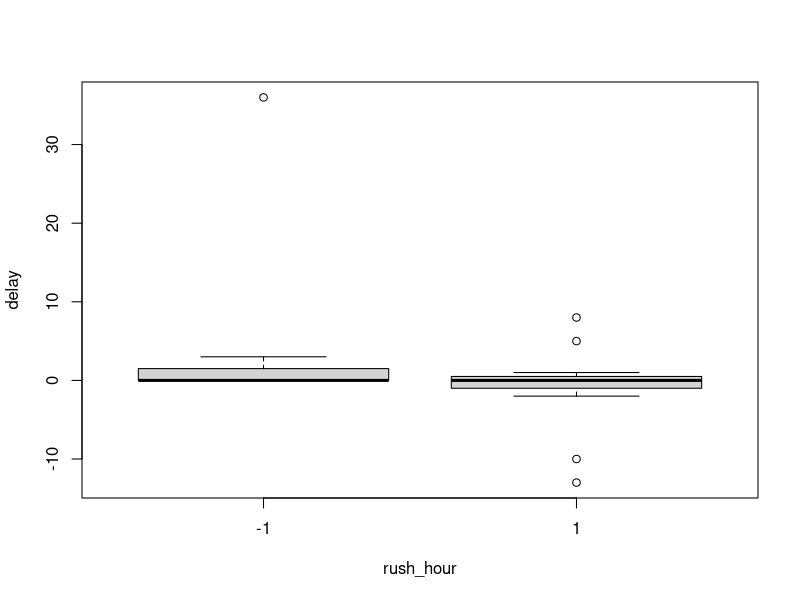
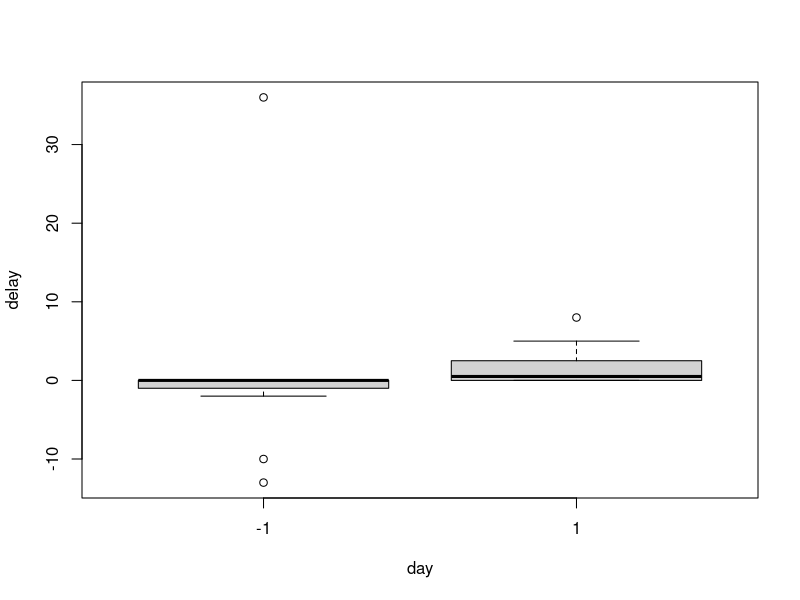
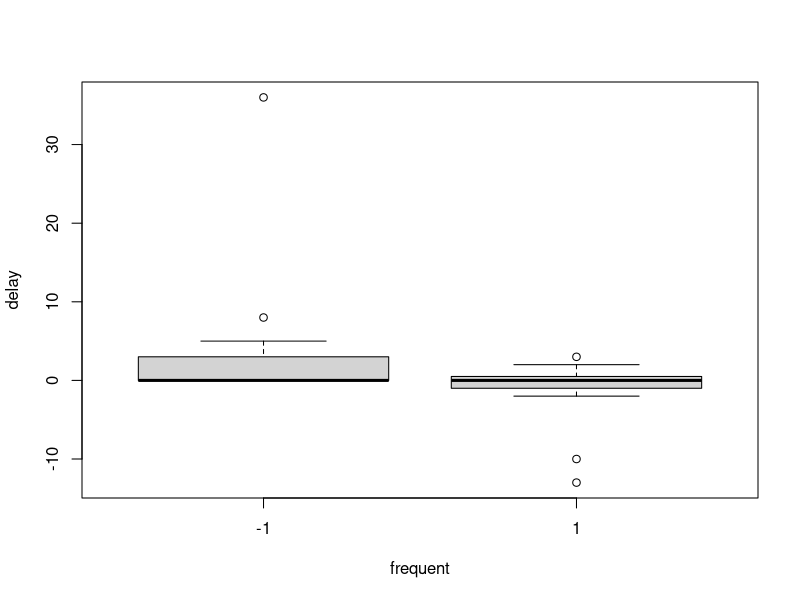
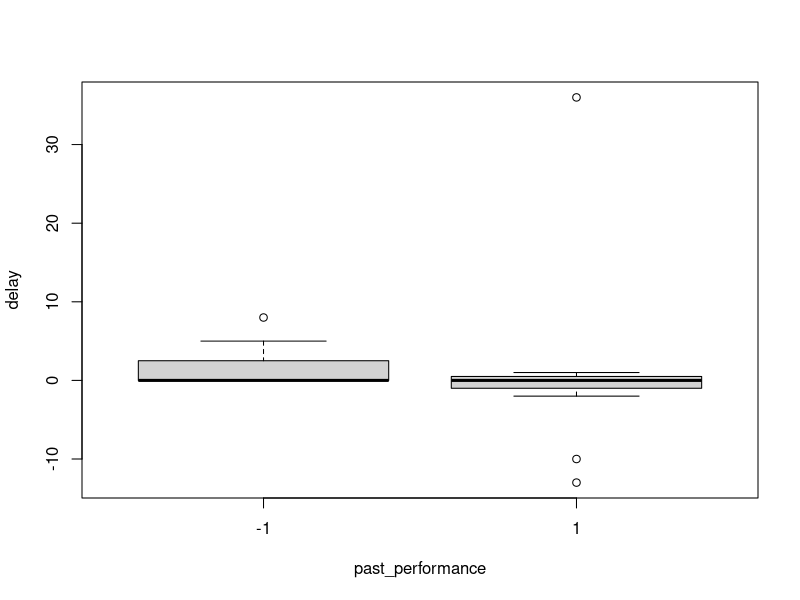
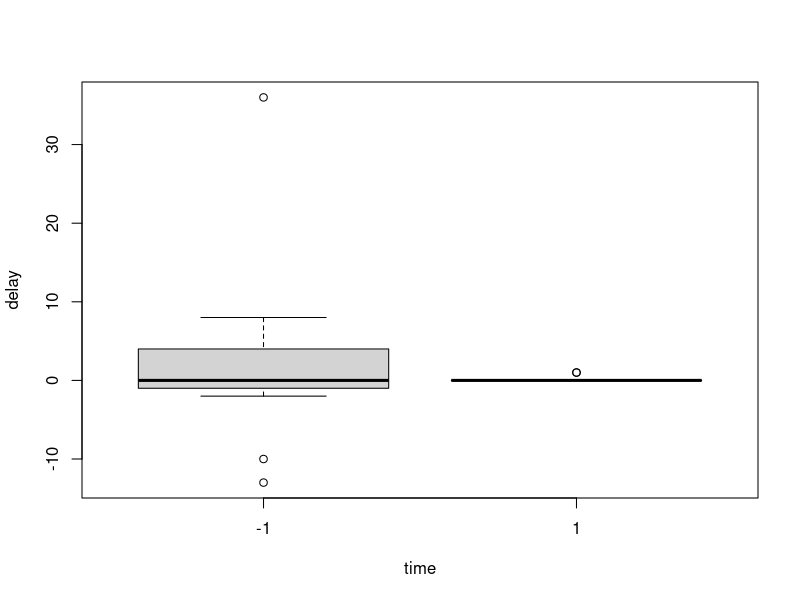

Source code (R) for these figures, in order:
## ---- chunk 1
knitr::opts_chunk$set(echo = TRUE)
library(ggplot2)
library(gridExtra)
## ---- chunk 2
# morning: 1
# rush hour = 1
# frequent = 1 : 25, 49, 99, R4
# good performance = 1: 68, 84, 99, R4
# Day 1: 1

day <- c(rep(1, 12), rep(-1, 12))
rush <- c(1, 1, 1, -1, -1, -1, 1, 1, 1, -1, -1, -1, 
          1, 1, 1, -1, -1, -1, 1, 1, 1, -1, -1, -1)
frequent <- c(1, 1, 1, -1, -1, -1, -1, -1, -1, 1, 1, 1,
              -1, -1, -1, 1, 1, 1, 1, 1, 1, -1, -1, -1)
performance <- c(1, 1, 1, 1, 1, 1, -1, -1, -1, -1, -1, -1, 
                 -1, -1, -1, -1, -1, -1, 1, 1, 1, 1, 1, 1)
morning <- c(1, 1, 1, 1, 1, 1, -1, -1, -1, -1, -1, -1, 
             1, 1, 1, 1, 1, 1, -1, -1, -1, -1, -1, -1)

delays <- c(0, 1, 0, 1, 0, 0, 8, 0, 5, 0, 2, 3, 0, 0, 0, 0, 0, 0, -13, -2, -10, 36, 0, 0)
bus <- data.frame(day = day, rush_hour = rush, frequent = frequent, past_performance = performance, time = morning, delay = delays)

bus
## ---- chunk 3

model <- lm(delay ~ ., bus)
summary(model)
## ---- chunk 4


boxplot(delay ~ rush_hour, bus)

boxplot(delay ~ day, bus)

boxplot(delay ~ frequent, bus)

boxplot(delay ~ past_performance, bus)

boxplot(delay ~ time, bus)


